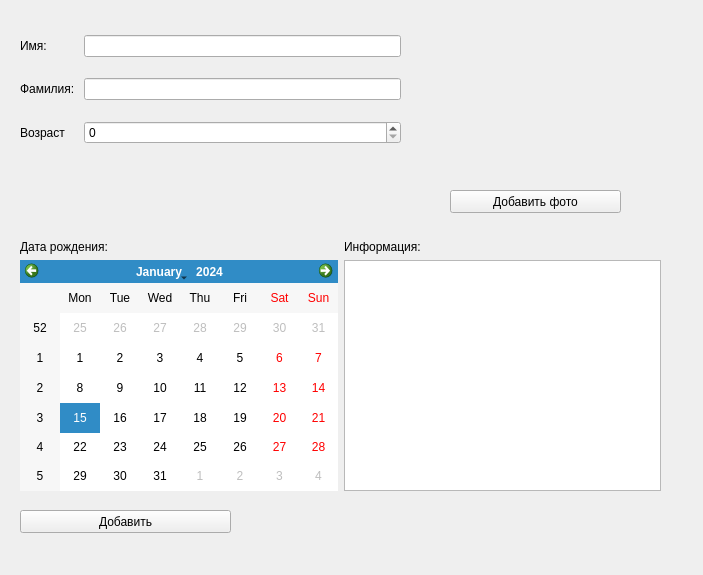
<?xml version="1.0" encoding="UTF-8"?>
<ui version="4.0">
 <class>Form</class>
 <widget class="QWidget" name="Form">
  <property name="geometry">
   <rect>
    <x>0</x>
    <y>0</y>
    <width>703</width>
    <height>575</height>
   </rect>
  </property>
  <property name="windowTitle">
   <string>Form</string>
  </property>
  <widget class="QWidget" name="gridLayoutWidget">
   <property name="geometry">
    <rect>
     <x>20</x>
     <y>20</y>
     <width>381</width>
     <height>141</height>
    </rect>
   </property>
   <layout class="QGridLayout" name="gridLayout">
    <item row="3" column="1">
     <widget class="QSpinBox" name="spinBoxAge"/>
    </item>
    <item row="3" column="0">
     <widget class="QLabel" name="lbl_age">
      <property name="text">
       <string>Возраст</string>
      </property>
     </widget>
    </item>
    <item row="2" column="1">
     <widget class="QLineEdit" name="lineEdit_surname"/>
    </item>
    <item row="0" column="0">
     <widget class="QLabel" name="lbl_name">
      <property name="text">
       <string>Имя: </string>
      </property>
     </widget>
    </item>
    <item row="2" column="0">
     <widget class="QLabel" name="lbl_surname">
      <property name="text">
       <string>Фамилия: </string>
      </property>
     </widget>
    </item>
    <item row="0" column="1">
     <widget class="QLineEdit" name="lineEdit_name"/>
    </item>
   </layout>
  </widget>
  <widget class="QWidget" name="gridLayoutWidget_2">
   <property name="geometry">
    <rect>
     <x>20</x>
     <y>240</y>
     <width>641</width>
     <height>251</height>
    </rect>
   </property>
   <layout class="QGridLayout" name="gridLayout_2">
    <item row="2" column="0">
     <widget class="QCalendarWidget" name="calendarWidget"/>
    </item>
    <item row="0" column="0">
     <widget class="QLabel" name="lbl_year">
      <property name="text">
       <string>Дата рождения: </string>
      </property>
     </widget>
    </item>
    <item row="2" column="1">
     <widget class="QPlainTextEdit" name="plainTextEditInfo"/>
    </item>
    <item row="0" column="1">
     <widget class="QLabel" name="lbl_info">
      <property name="text">
       <string>Информация: </string>
      </property>
     </widget>
    </item>
   </layout>
  </widget>
  <widget class="QLabel" name="lbl_photo">
   <property name="geometry">
    <rect>
     <x>460</x>
     <y>20</y>
     <width>191</width>
     <height>131</height>
    </rect>
   </property>
   <property name="text">
    <string/>
   </property>
  </widget>
  <widget class="QPushButton" name="btn_addPhoto">
   <property name="geometry">
    <rect>
     <x>450</x>
     <y>190</y>
     <width>171</width>
     <height>23</height>
    </rect>
   </property>
   <property name="text">
    <string>Добавить фото</string>
   </property>
  </widget>
  <widget class="QPushButton" name="bth_addPerson_done">
   <property name="geometry">
    <rect>
     <x>20</x>
     <y>510</y>
     <width>211</width>
     <height>23</height>
    </rect>
   </property>
   <property name="text">
    <string>Добавить</string>
   </property>
  </widget>
 </widget>
 <resources/>
 <connections/>
</ui>
